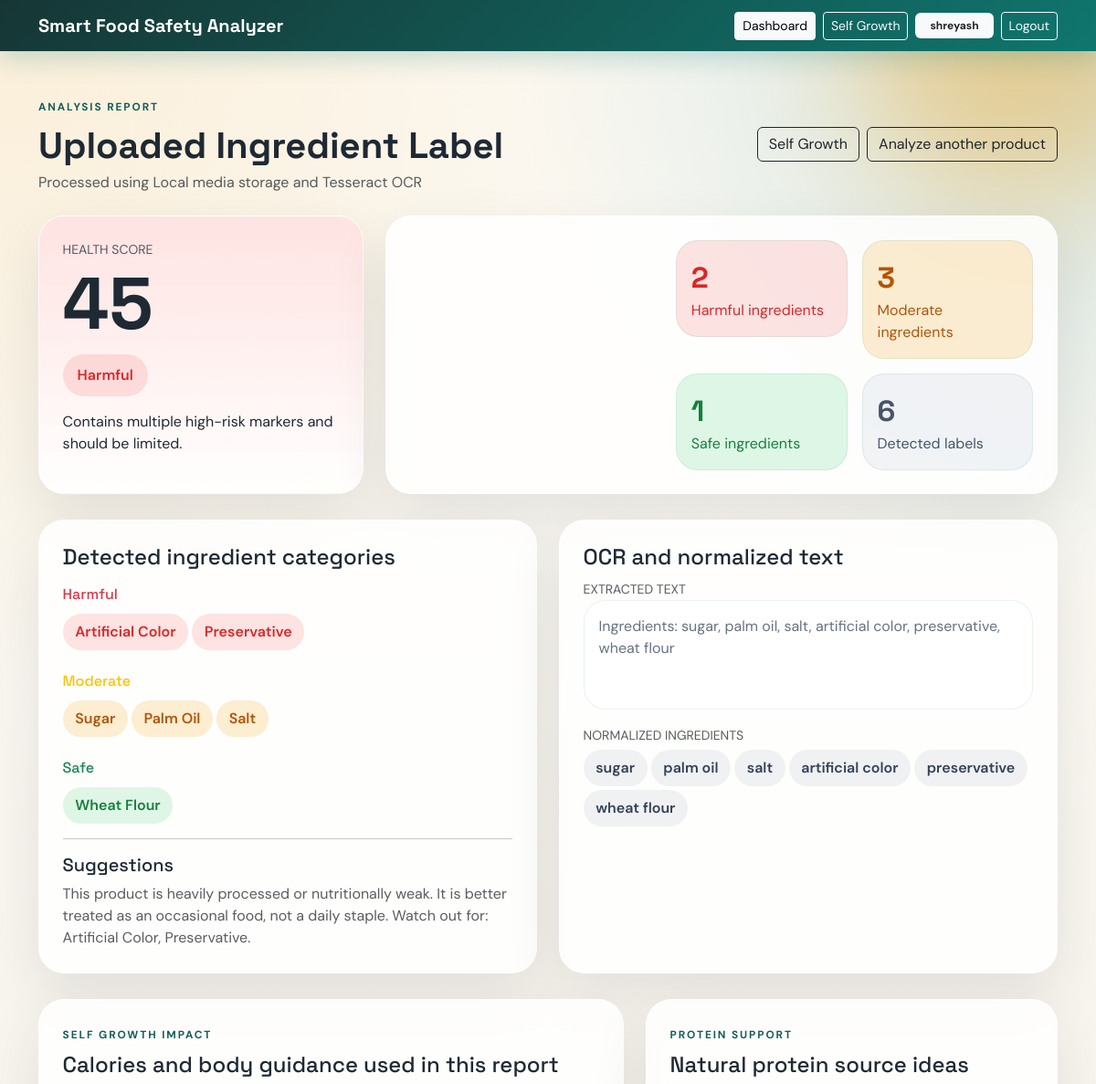
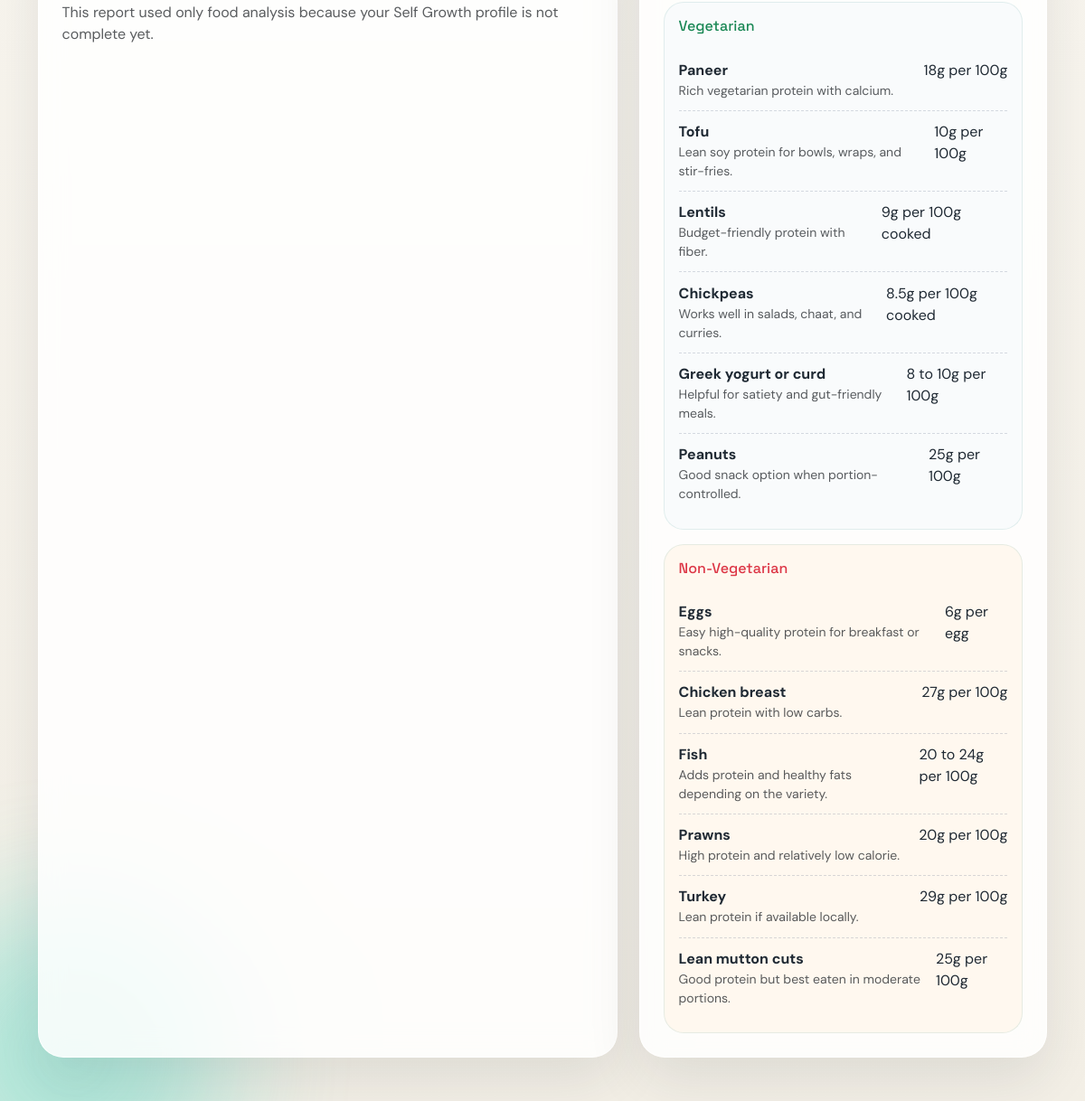
Screenshot of /result/12/ (signed in) with the database file from the repository (2 pictures, top to bottom).
### analyzer/models.py (models this page shows, shortened)
class AnalysisRecord(models.Model):
    STATUS_SAFE = 'Safe'
    STATUS_MODERATE = 'Moderate'
    STATUS_HARMFUL = 'Harmful'
    DIET_BALANCED = 'balanced'
    DIET_VEG = 'vegetarian'
    DIET_NON_VEG = 'non_vegetarian'
    DIET_CHOICES = [
        (DIET_BALANCED, 'Balanced'),
        (DIET_VEG, 'Vegetarian'),
        (DIET_NON_VEG, 'Non-Vegetarian'),
    ]
    user = models.ForeignKey(settings.AUTH_USER_MODEL, on_delete=models.SET_NULL, null=True, blank=True)
    input_image = models.ImageField(upload_to='uploads/', blank=True, null=True)
    input_source = models.CharField(max_length=20, default='upload')
    selected_product = models.ForeignKey(Product, on_delete=models.SET_NULL, null=True, blank=True)
    extracted_text = models.TextField(blank=True)
    normalized_ingredients = models.TextField(blank=True)
    health_score = models.PositiveIntegerField(default=0)
    classification = models.CharField(max_length=20, default=STATUS_MODERATE)
    harmful_found = models.TextField(blank=True)
    moderate_found = models.TextField(blank=True)
    safe_found = models.TextField(blank=True)
    suggestions = models.TextField(blank=True)
    weight_kg = models.FloatField(null=True, blank=True)
    height_cm = models.FloatField(null=True, blank=True)
    diet_preference = models.CharField(max_length=20, choices=DIET_CHOICES, default=DIET_BALANCED)
    bmi = models.FloatField(null=True, blank=True)
    bmi_status = models.CharField(max_length=60, blank=True)
    healthy_weight_min = models.FloatField(null=True, blank=True)
    healthy_weight_max = models.FloatField(null=True, blank=True)
    target_weight = models.FloatField(null=True, blank=True)
    daily_calories = models.PositiveIntegerField(null=True, blank=True)
    protein_target_g = models.PositiveIntegerField(null=True, blank=True)
    wellness_summary = models.TextField(blank=True)
    meal_plan = models.TextField(blank=True)
    created_at = models.DateTimeField(auto_now_add=True)
    class Meta:
        ordering = ['-created_at']

### analyzer/views.py (the view)
# urls.py: path('result/<int:record_id>/', views.analysis_result, name='analysis_result'),
@login_required
def analysis_result(request, record_id):
    record = get_object_or_404(AnalysisRecord.objects.select_related('selected_product'), id=record_id, user=request.user)
    context = {
        'record': record,
        'harmful_items': [item.strip() for item in record.harmful_found.split(',') if item.strip()],
        'moderate_items': [item.strip() for item in record.moderate_found.split(',') if item.strip()],
        'safe_items': [item.strip() for item in record.safe_found.split(',') if item.strip()],
        'normalized_ingredients': [item.strip() for item in record.normalized_ingredients.split(',') if item.strip()],
        'meal_plan_items': [item.strip() for item in record.meal_plan.split('||') if item.strip()],
        'cloud': cloud_summary(),
        'protein_data': protein_sources(),
    }
    return render(request, 'analyzer/result.html', context)

### analyzer/services.py (called while the page is built)
def protein_sources():
    return {
        'veg': VEG_PROTEIN_SOURCES,
        'non_veg': NON_VEG_PROTEIN_SOURCES,
    }

def cloud_summary():
    provider = settings.CLOUD_STORAGE_PROVIDER.lower()
    ocr_provider = settings.OCR_PROVIDER.lower()
    storage_label = {
        'firebase': 'Firebase Storage',
        'aws_s3': 'AWS S3',
        'local': 'Local media storage',
    }.get(provider, provider.title())
    ocr_label = {
        'google_vision': 'Google Vision API',
        'tesseract': 'Tesseract OCR',
    }.get(ocr_provider, ocr_provider.title())
    return {
        'storage': storage_label,
        'ocr': ocr_label,
        'storage_provider': provider,
        'ocr_provider': ocr_provider,
    }

### templates/analyzer/result.html (shortened to what this page needs)
{% extends 'base.html' %}
{% block content %}
<section class="py-5">
    <div class="container">
        <div class="d-flex justify-content-between align-items-center flex-wrap gap-3 mb-4">
            <div>
                <span class="eyebrow">Analysis report</span>
                <h1 class="display-6 fw-bold mt-2 mb-1">{{ record.selected_product.name|default:'Uploaded Ingredient Label' }}</h1>
                <p class="text-muted mb-0">Processed using {{ cloud.storage }} and {{ cloud.ocr }}</p>
            </div>
            <div class="d-flex gap-2 flex-wrap">
                <a href="{% url 'analyzer:self_growth' %}" class="btn btn-outline-dark">Self Growth</a>
                <a href="{% url 'analyzer:dashboard' %}" class="btn btn-outline-dark">Analyze another product</a>
            </div>
        </div>
        <div class="row g-4 align-items-stretch">
            <div class="col-lg-4">
                <div class="score-panel {{ record.classification|lower }} h-100">
                    <div class="small text-uppercase opacity-75">Health Score</div>
                    <div class="score-value">{{ record.health_score }}</div>
                    <div class="status-chip large {{ record.classification|lower }}">{{ record.classification }}</div>
                    <p class="mt-3 mb-0">{% if record.classification == 'Safe' %}Balanced ingredient profile with lower detected risk.{% elif record.classification == 'Moderate' %}Contains ingredients that are okay sometimes but worth watching.{% else %}Contains multiple high-risk markers and should be limited.{% endif %}</p>
                </div>
            </div>
            <div class="col-lg-8">
                <div class="section-card h-100">
                    <div class="row g-3 align-items-center">
                        <div class="col-md-7">
                            <div class="row g-3">
                                <div class="col-md-6"><div class="metric-box harmful-box"><div class="metric-count">{{ harmful_items|length }}</div><div>Harmful ingredients</div></div></div>
                                <div class="col-md-6"><div class="metric-box moderate-box"><div class="metric-count">{{ moderate_items|length }}</div><div>Moderate ingredients</div></div></div>
                                <div class="col-md-6"><div class="metric-box safe-box"><div class="metric-count">{{ safe_items|length }}</div><div>Safe ingredients</div></div></div>
                                <div class="col-md-6"><div class="metric-box neutral-box"><div class="metric-count">{{ normalized_ingredients|length }}</div><div>Detected labels</div></div></div>
                            </div>
                        </div>
                    </div>
                </div>
            </div>
        </div>
        <div class="row g-4 mt-1">
            <div class="col-lg-6">
                <div class="section-card h-100">
                    <h2 class="h4">Detected ingredient categories</h2>
                    <div class="ingredient-group mt-3"><h3 class="h6 text-danger">Harmful</h3>{% for item in harmful_items %}<span class="ingredient-badge harmful">{{ item }}</span>{% empty %}<span class="text-muted small">No harmful ingredients matched from the dataset.</span>{% endfor %}</div>
                    <div class="ingredient-group mt-4"><h3 class="h6 text-warning">Moderate</h3>{% for item in moderate_items %}<span class="ingredient-badge moderate">{{ item }}</span>{% empty %}<span class="text-muted small">No moderate-risk ingredients matched from the dataset.</span>{% endfor %}</div>
                    <div class="ingredient-group mt-4"><h3 class="h6 text-success">Safe</h3>{% for item in safe_items %}<span class="ingredient-badge safe">{{ item }}</span>{% empty %}<span class="text-muted small">No safe ingredients matched from the dataset.</span>{% endfor %}</div>
                    <hr>
                    <h2 class="h5">Suggestions</h2>
                    <p class="text-muted mb-0">{{ record.suggestions }}</p>
                </div>
            </div>
            <div class="col-lg-6">
                <div class="section-card h-100">
                    <h2 class="h4">OCR and normalized text</h2>
                    <div class="mb-3"><label class="small text-uppercase text-muted">Extracted text</label><div class="text-box">{{ record.extracted_text|default:'No text captured.' }}</div></div>
                    <div><label class="small text-uppercase text-muted">Normalized ingredients</label><div>{% for item in normalized_ingredients %}<span class="ingredient-badge neutral">{{ item }}</span>{% empty %}<span class="text-muted small">No normalized ingredients available.</span>{% endfor %}</div></div>
                </div>
            </div>
        </div>
        <div class="row g-4 mt-1">
            <div class="col-lg-7">
                <div class="section-card h-100">
                    <span class="eyebrow">Self Growth impact</span>
                    <h2 class="h4 mt-2">Calories and body guidance used in this report</h2>
                    {% if record.bmi %}
                    <div class="row g-3 mt-1">
                        <div class="col-md-4"><div class="metric-box neutral-box"><div class="metric-count small-count">{{ record.bmi }}</div><div>BMI</div></div></div>
                        <div class="col-md-4"><div class="metric-box neutral-box"><div class="metric-count small-count">{{ record.daily_calories }}</div><div>Daily calories</div></div></div>
                        <div class="col-md-4"><div class="metric-box neutral-box"><div class="metric-count small-count">{{ record.protein_target_g }}g</div><div>Protein target</div></div></div>
                    </div>
                    <p class="mt-3 mb-2"><strong>Status:</strong> {{ record.bmi_status }}</p>
                    <p class="text-muted mb-2">{{ record.wellness_summary }}</p>
                    <p class="text-muted mb-3">Healthy weight range: <strong>{{ record.healthy_weight_min }} kg to {{ record.healthy_weight_max }} kg</strong>. Suggested target: <strong>{{ record.target_weight }} kg</strong>.</p>
                    <div class="meal-list">{% for item in meal_plan_items %}<div class="meal-item">{{ item }}</div>{% endfor %}</div>
                    {% else %}
                    <p class="text-muted mb-0">This report used only food analysis because your Self Growth profile is not complete yet.</p>
                    {% endif %}
                </div>
            </div>
            <div class="col-lg-5">
                <div class="section-card h-100">
                    <span class="eyebrow">Protein support</span>
                    <h2 class="h4 mt-2">Natural protein source ideas</h2>
                    <div class="protein-panel mb-3"><h3 class="h6 text-success mb-3">Vegetarian</h3>{% for item in protein_data.veg %}<div class="protein-detail-row"><div><strong>{{ item.name }}</strong><div class="small text-muted">{{ item.benefit }}</div></div><span>{{ item.protein }}</span></div>{% endfor %}</div>
                    <div class="protein-panel warm"><h3 class="h6 text-danger mb-3">Non-Vegetarian</h3>{% for item in protein_data.non_veg %}<div class="protein-detail-row"><div><strong>{{ item.name }}</strong><div class="small text-muted">{{ item.benefit }}</div></div><span>{{ item.protein }}</span></div>{% endfor %}</div>
                </div>
            </div>
        </div>
    </div>
</section>
{% endblock %}

### templates/base.html (shortened to what this page needs)
{% load static %}
<!DOCTYPE html>
<html lang="en">
<head>
    <link href="https://cdn.jsdelivr.net/npm/bootstrap@5.3.3/dist/css/bootstrap.min.css" rel="stylesheet">
    <link rel="stylesheet" href="{% static 'css/styles.css' %}">
</head>
<body>
    <div class="page-orb orb-one"></div>
    <div class="page-orb orb-two"></div>
    <nav class="navbar navbar-expand-lg navbar-dark topbar">
        <div class="container">
            <a class="navbar-brand fw-bold" href="{% url 'analyzer:landing' %}">Smart Food Safety Analyzer</a>
            <div class="d-flex align-items-center gap-2 ms-auto flex-wrap">
                {% if request.user.is_authenticated %}
                <a class="btn btn-sm btn-light" href="{% url 'analyzer:dashboard' %}">Dashboard</a>
                <a class="btn btn-sm btn-outline-light" href="{% url 'analyzer:self_growth' %}">Self Growth</a>
                <span class="badge bg-light text-dark px-3 py-2">{{ request.user.first_name|default:request.user.username }}</span>
                <a class="btn btn-sm btn-outline-light" href="{% url 'analyzer:logout' %}">Logout</a>
                {% else %}
                <a class="btn btn-sm btn-outline-light" href="{% url 'analyzer:login' %}">Login</a>
                <a class="btn btn-sm btn-light" href="{% url 'analyzer:register' %}">Create Account</a>
                {% endif %}
            </div>
        </div>
    </nav>
    {% block content %}{% endblock %}
</body>
</html>

### static/css/styles.css (style rules this page uses)
:root { --bg: #f7f4ee; --surface: rgba(255, 255, 255, 0.84); --surface-strong: rgba(255, 255, 255, 0.94); --ink: #1f2933; --muted: #677281; --accent: #0f766e; --accent-dark: #115e59; --accent-soft: #d9f3ef; --warm: #f59e0b; --danger: #dc2626; --safe: #15803d; --slate: #475569; --card-shadow: 0 24px 60px rgba(31, 41, 51, 0.10); }
body { font-family: 'DM Sans', sans-serif; background: radial-gradient(circle at top left, rgba(245, 158, 11, 0.12), transparent 28%), radial-gradient(circle at top right, rgba(15, 118, 110, 0.18), transparent 24%), linear-gradient(180deg, #fcfaf5 0%, #f3efe6 100%); color: var(--ink); min-height: 100vh; overflow-x: hidden; }
.page-orb { position: fixed; width: 340px; height: 340px; border-radius: 50%; filter: blur(70px); opacity: 0.35; pointer-events: none; z-index: 0; }
.orb-one { background: #f59e0b; top: -120px; right: -80px; }
.orb-two { background: #2dd4bf; bottom: -120px; left: -90px; }
body > * { position: relative; z-index: 1; }
h1, h2, h3, h4, .navbar-brand { font-family: 'Space Grotesk', sans-serif; }
.topbar { background: linear-gradient(135deg, #163635, #0f766e); box-shadow: 0 8px 28px rgba(15, 118, 110, 0.22); }
.eyebrow { display: inline-block; text-transform: uppercase; letter-spacing: 0.16em; font-size: 0.74rem; color: var(--accent-dark); font-weight: 700; }
.glass-card, .section-card, .score-panel { background: var(--surface); border: 1px solid rgba(255, 255, 255, 0.72); border-radius: 28px; backdrop-filter: blur(14px); box-shadow: var(--card-shadow); }
.section-card, .score-panel { padding: 1.6rem; }
.info-pill, .mini-tag, .status-chip, .ingredient-badge { display: inline-flex; align-items: center; gap: 0.35rem; border-radius: 999px; font-weight: 600; }
.wellness-box, .protein-panel { padding: 1rem; background: rgba(248, 250, 252, 0.82); border-radius: 22px; border: 1px solid rgba(15, 118, 110, 0.10); }
.protein-panel.warm { background: rgba(255, 247, 237, 0.88); }
.product-picker-card, .architecture-step, .metric-box, .timeline-item, .text-box, .result-product-visual, .meal-item { border-radius: 24px; background: rgba(255, 255, 255, 0.78); border: 1px solid rgba(15, 118, 110, 0.09); }
.product-picker-card, .architecture-step, .metric-box, .text-box, .meal-item, .result-product-visual { padding: 1rem; }
.status-chip { padding: 0.45rem 0.85rem; font-size: 0.84rem; }
.status-chip.safe, .ingredient-badge.safe, .safe-box { background: rgba(34, 197, 94, 0.14); color: var(--safe); }
.status-chip.moderate, .ingredient-badge.moderate, .moderate-box { background: rgba(245, 158, 11, 0.18); color: #b45309; }
.status-chip.harmful, .ingredient-badge.harmful, .harmful-box { background: rgba(239, 68, 68, 0.14); color: var(--danger); }
.neutral-box { background: rgba(148, 163, 184, 0.12); color: var(--slate); }
.status-chip.large { padding: 0.7rem 1rem; font-size: 1rem; }
.score-panel.harmful { background: linear-gradient(180deg, rgba(254, 226, 226, 0.96), rgba(255, 255, 255, 0.92)); }
.score-value, .metric-count { font-family: 'Space Grotesk', sans-serif; font-weight: 700; }
.score-value { font-size: 5rem; line-height: 1; margin: 0.5rem 0 1rem; }
.metric-count { font-size: 2rem; }
.ingredient-badge { padding: 0.5rem 0.85rem; margin: 0.25rem 0.25rem 0 0; }
.ingredient-badge.neutral { background: rgba(148, 163, 184, 0.14); color: #334155; }
.text-box { min-height: 120px; color: var(--muted); white-space: pre-wrap; }
.protein-row, .protein-detail-row { display: flex; justify-content: space-between; gap: 1rem; padding: 0.7rem 0; border-bottom: 1px dashed rgba(100, 116, 139, 0.25); }
.protein-row:last-child, .protein-detail-row:last-child { border-bottom: 0; }

### rows the page displays
AnalysisRecord: selected_product.name "Uploaded Ingredient Label", health_score "45", classification "Harmful", safe_items "Wheat Flour", suggestions "This product is heavily processed or nutritionally weak. It is better treated as an occasional food, not a daily staple. Watch out for: Artificial Color, Preservative.", extracted_text "Ingredients: sugar, palm oil, salt, artificial color, preservative, wheat flour"

### other values shown
{{ request.user.first_name|default:request.user.username }} "shreyash"
{{ cloud.storage }} "Local media storage"
{{ cloud.ocr }} "Tesseract OCR"
{{ harmful_items|length }} "2"
{{ moderate_items|length }} "3"
{{ safe_items|length }} "1"
{{ normalized_ingredients|length }} "6"
{{ item }} "Artificial Color" "Preservative"
{{ item }} "Sugar" "Palm Oil" "Salt"
{{ item }} "sugar" "palm oil" "salt" "artificial color" "preservative" "wheat flour"
{{ item.name }} "Paneer" "Tofu" "Lentils" "Chickpeas" "Greek yogurt or curd" "Peanuts"
{{ item.benefit }} "Rich vegetarian protein with calcium." "Lean soy protein for bowls, wraps, and stir-fries." "Budget-friendly protein with fiber." "Works well in salads, chaat, and curries." "Helpful for satiety and gut-friendly meals." "Good snack option when portion-controlled."
{{ item.protein }} "18g per 100g" "10g per 100g" "9g per 100g cooked" "8.5g per 100g cooked" "8 to 10g per 100g" "25g per 100g"
{{ item.name }} "Eggs" "Chicken breast" "Fish" "Prawns" "Turkey" "Lean mutton cuts"
{{ item.benefit }} "Easy high-quality protein for breakfast or snacks." "Lean protein with low carbs." "Adds protein and healthy fats depending on the variety." "High protein and relatively low calorie." "Lean protein if available locally." "Good protein but best eaten in moderate portions."
